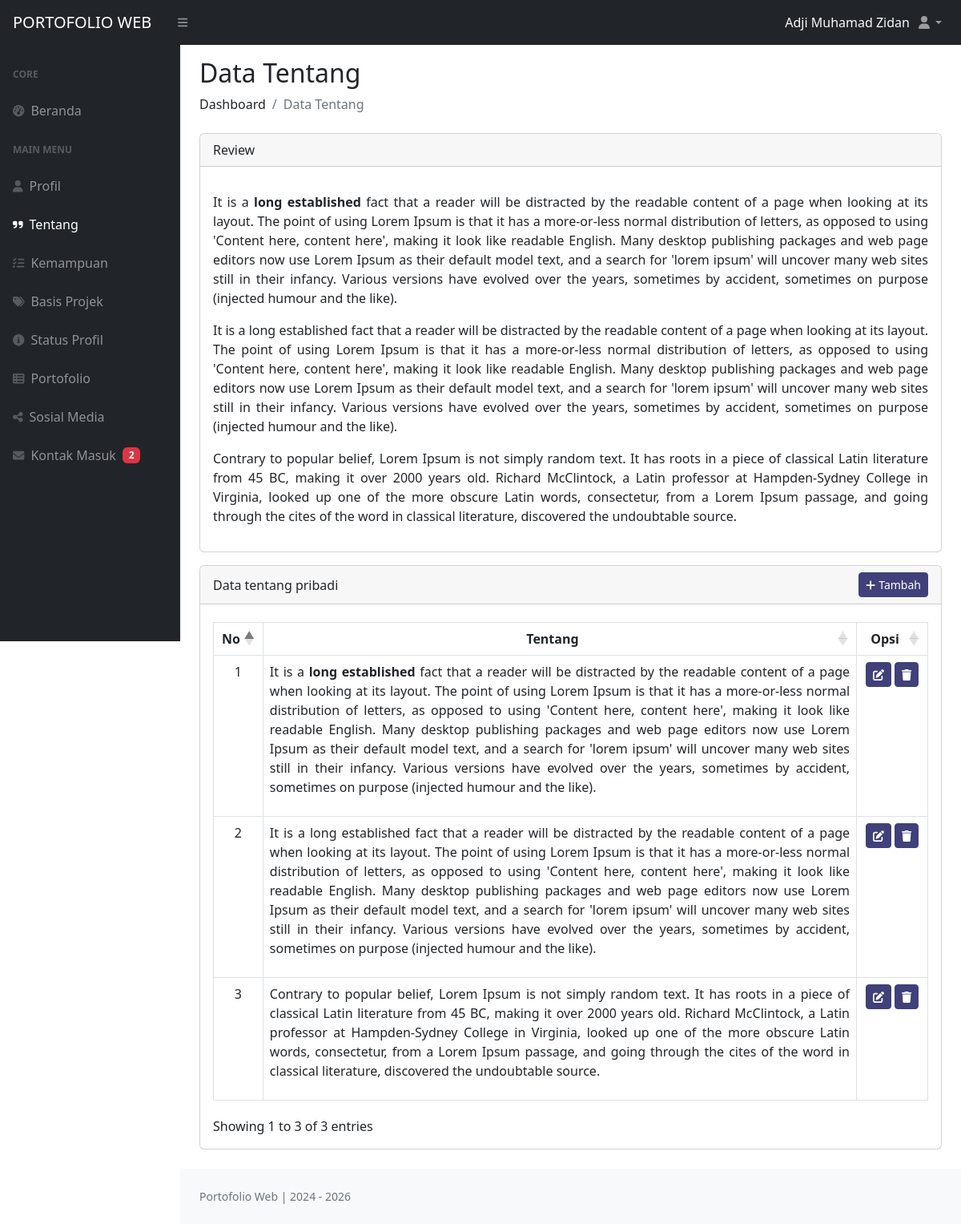
The app's page /dashboard/index.php?halaman=tentang (signed in), older data.
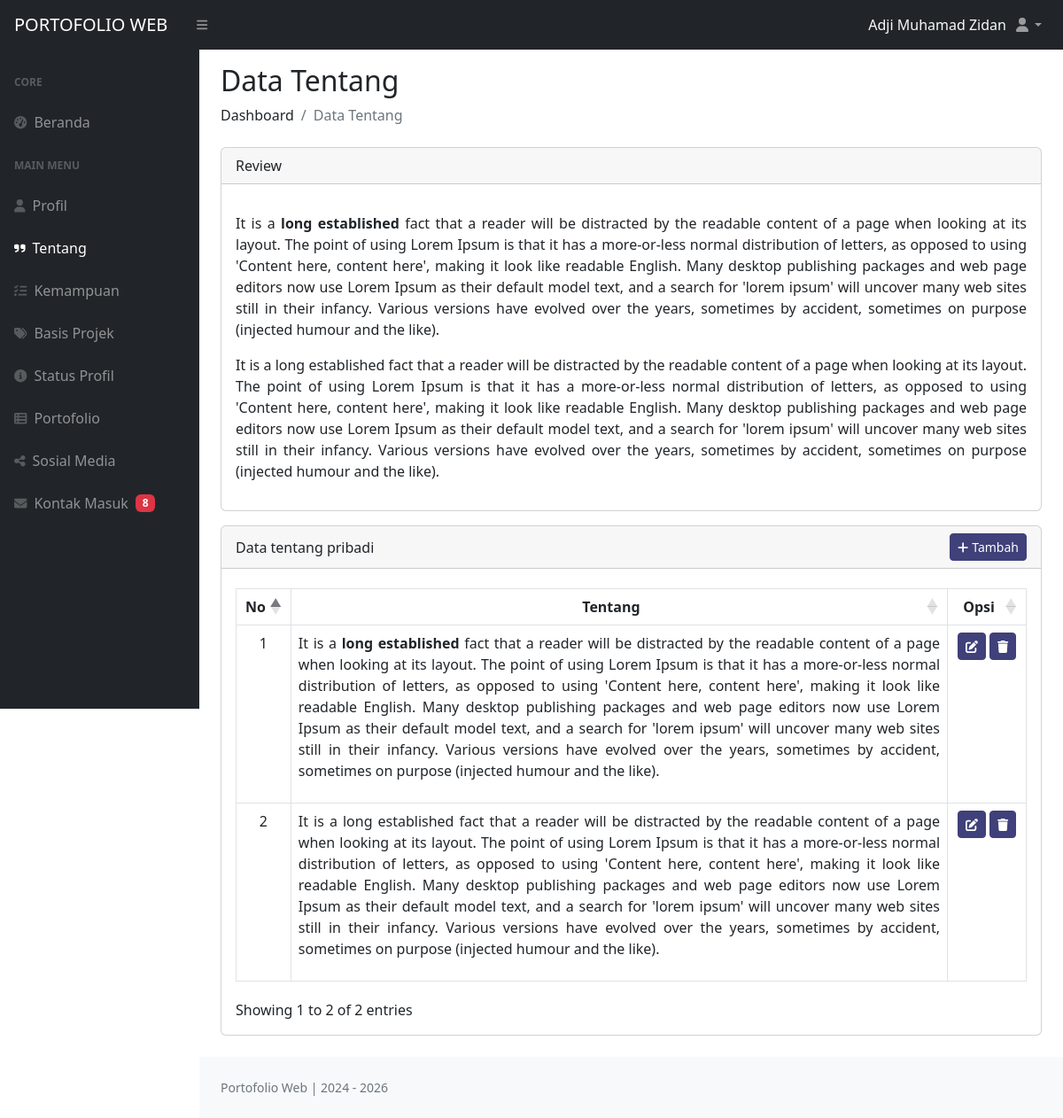
The same page, newer data.
### tables this page shows
CREATE TABLE `dt_tentang` (
  `id` int(11) NOT NULL,
  `deskripsi` longtext NOT NULL,
  `id_admin` int(11) NOT NULL,
  `created_at` timestamp NOT NULL DEFAULT current_timestamp() ON UPDATE current_timestamp()
);

### dashboard/pages/tentang.php (the view, shortened to what the changed rows need)
<?php
  require 'config/koneksi_db.php';
  $sql = "SELECT * FROM dt_tentang";
  $query = mysqli_query($koneksi, $sql);
  $row = [];
  while ($data = mysqli_fetch_assoc($query)) {
    $row[] = $data;
  }
?>
<h2 class="mt-3">Data Tentang</h2>
<ol class="breadcrumb mb-4">
  <li class="breadcrumb-item">Dashboard</li>
  <li class="breadcrumb-item active">Data Tentang</li>
</ol>
<div class="row mb-3">
  <div class="col">
    <div class="card">
      <div class="card-header">
        Review
      </div>
      <div class="card-body">
        <?php
          $jumlahData = mysqli_num_rows($query);
          if ($jumlahData == 0) {
        ?>
          <p>(Default) Lorem ipsum, dolor sit, amet consectetur adipisicing elit. Voluptates quod voluptatibus nulla totam quaerat recusandae voluptatem, error doloribus quidem consequuntur dolorem reiciendis aliquam eveniet illum! Quia perspiciatis itaque, id doloremque. Lorem ipsum dolor sit amet consectetur adipisicing, elit. Minima nostrum illum veniam eligendi quidem labore dolor impedit earum ab vitae, hic quisquam molestiae eaque asperiores necessitatibus laboriosam delectus itaque ullam!</p>
          <p>(Default) Lorem ipsum dolor, sit amet consectetur adipisicing, elit. Numquam quasi quia nisi dolor. Sequi accusamus praesentium architecto quibusdam cumque eaque inventore, dolores suscipit cum et quasi, molestiae aliquam fuga nostrum. when an unknown printer took a galley of type and scrambled it to make a type specimen book. It has survived not only five centuries, but also the leap into electronic typesetting, remaining essentially unchanged.</p>
        <?php
          } else {
            foreach ($row as $desk) :
        ?>
          <p><?= $desk['deskripsi']; ?></p>
        <?php
            endforeach;
          }
        ?>
      </div>
    </div>
  </div>
</div>
<div class="row">
  <div class="col mb-4">
    <div class="card">
      <div class="card-header">
        <div class="d-flex justify-content-between align-items-center">
          <span class="d-none d-md-block">Data tentang pribadi</span>
          <div class="opsi-tambah">
            <a href="index.php?halaman=tambah_tentang" class="btn btn-primary btn-sm text-white"><i class="fas fa-plus me-1"></i>Tambah</a>
          </div>
        </div>
      </div>
      <div class="card-body table-responsive">
        <table id="tabel_tentang" class="table table-bordered">
            <thead>
              <tr>
                <th class="text-center">No</th>
                <th class="text-center lebar-kolom-tentang">Tentang</th>
                <th class="text-center text-nowrap">Opsi</th>
              </tr>
            </thead>
            <tbody>
              <?php
                $no = 0;
                foreach ($row as $tentang) :
                $no++;
              ?>
                <tr>
                  <td class="text-center"><?= $no; ?></td>
                  <td><?= $tentang['deskripsi']; ?></td>
                  <td nowrap="nowrap">
                    <center>
                      <a href="index.php?halaman=edit_tentang&edit=<?= $tentang['id']; ?>" class="btn btn-primary text-white btn-sm" title="Ubah data"><i class="fas fa-edit"></i></a>
                      <button type="button" class="btn btn-primary text-white btn-sm" data-bs-toggle="modal"
                      data-bs-target="#hapusTentang<?= $tentang['id']; ?>" title="Hapus data">
                      <i class="fas fa-trash"></i></button>
                    </center>
                  </td>
                </tr>
              <?php endforeach; ?>
            </tbody>
        </table>
      </div>
    </div>
  </div>
</div>

### dashboard/section/sidebar.php (shortened to what the changed rows need)
<?php
    require 'config/koneksi_db.php';
    $sql = "SELECT * FROM dt_kontak";
    $query = mysqli_query($koneksi, $sql);
    $jumlah = mysqli_num_rows($query);
?>
<nav class="sb-sidenav accordion sb-sidenav-dark" id="sidenavAccordion">
    <div class="sb-sidenav-menu">
        <div class="nav">
            <a class="nav-link <?= $active9; ?>" href="index.php?halaman=kontak">
                <div class="sb-nav-link-icon"><i class="fas fa-envelope"></i></div>
                Kontak Masuk<span class="ms-2 badge text-bg-danger"><?= $jumlah; ?></span>
            </a>
        </div>
    </div>
</nav>

Row changes from the older to the newer data that the page shows:
removed dt_tentang: deskripsi "Contrary to popular belief, Lorem Ipsum is not simply random text. It has roots in a piece of classical Latin literature from 45 BC, making it over 2000 years old. Richard McClintock, a Latin professor at Hampden-Sydney College in Virginia, looked up one of the more obscure Latin words, consectetur, from a Lorem Ipsum passage, and going through the cites of the word in classical literature, discovered the undoubtable source."
Text that changed along with them:
$jumlah: "2" → "8"
text written by a page script: "Showing 1 to 3 of 3 entries" → "Showing 1 to 2 of 2 entries"
